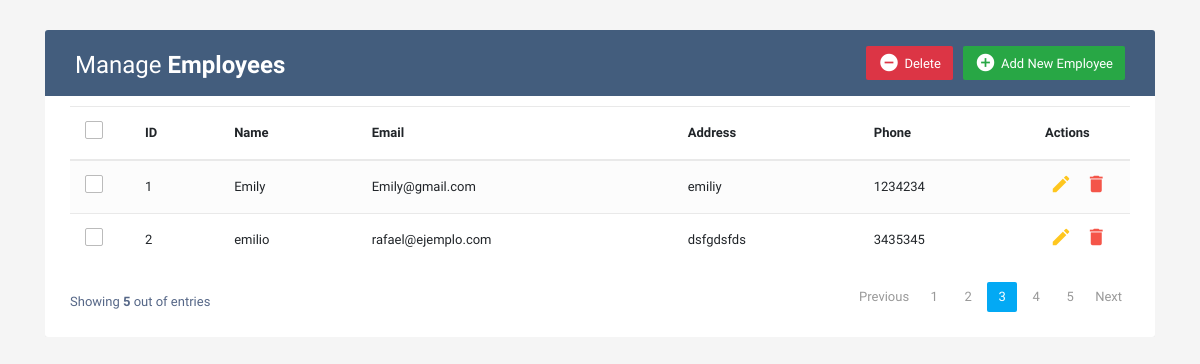
Before: / with the older database file.
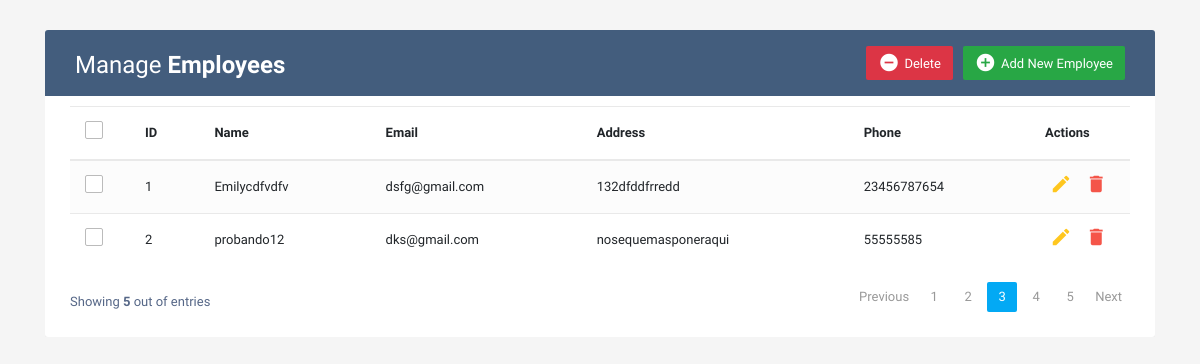
After: the same page with the newer database file.
### models.py (models this page shows, shortened)
class User(db.Model):
    _id = db.Column("id", db.Integer, primary_key = True, )
    name = db.Column(db.String(100))
    email = db.Column(db.String(100))
    address = db.Column(db.String(200))
    phone = db.Column(db.Integer)

### app.py (the view)
@app.route("/", methods=["POST", "GET"])
def home():
    all_data = User.query.all()
    return render_template("index.html", users = all_data)

### templates/index.html (shortened to what this page needs)
{% extends "base.html" %}
{% block data %}
{% for row in users %}
<tr>
    <td>
        <span class="custom-checkbox">
            <label for="checkbox1"></label>
        </span>
    </td>
    <td>{{row._id}}</td>
    <td>{{row.name}}</td>
    <td>{{row.email}}</td>
    <td>{{row.address}}</td>
    <td>{{row.phone}}</td>
    <td>
        <a href="#editEmployeeModal{{row._id}}" class="edit" data-toggle="modal"><i class="material-icons" data-toggle="tooltip" title="Edit">&#xE254;</i></a>
        <a href="#deleteEmployeeModal{{row._id}}" class="delete" data-toggle="modal"><i class="material-icons" data-toggle="tooltip" title="Delete">&#xE872;</i></a>
    </td>
</tr>
{% endfor %}
{% endblock %}

### templates/base.html (shortened to what this page needs)
<!DOCTYPE html>
<html lang="en">
<head>
<link rel="stylesheet" href="https://stackpath.bootstrapcdn.com/bootstrap/4.5.0/css/bootstrap.min.css">
<link rel="stylesheet" href="https://maxcdn.bootstrapcdn.com/font-awesome/4.7.0/css/font-awesome.min.css">
<link rel="stylesheet" href="/static/main.css">
</head>
<body>
<div class="container-xl">
	<div class="table-responsive">
		<div class="table-wrapper">
			<div class="table-title">
				<div class="row">
					<div class="col-sm-6">
						<h2>Manage <b>Employees</b></h2>
					</div>
					<div class="col-sm-6">
						<a href="#addEmployeeModal" class="btn btn-success" data-toggle="modal"><i class="material-icons">&#xE147;</i> <span>Add New Employee</span></a>
						<a href="#deleteEmployeeModal" class="btn btn-danger" data-toggle="modal"><i class="material-icons">&#xE15C;</i> <span>Delete</span></a>
					</div>
				</div>
			</div>
			<table class="table table-striped table-hover">
				<thead>
					<tr>
						<th>
							<span class="custom-checkbox">
								<label for="selectAll"></label>
							</span>
						</th>
						<th>ID</th>
						<th>Name</th>
						<th>Email</th>
						<th>Address</th>
						<th>Phone</th>
						<th>Actions</th>
					</tr>
				</thead>
				<tbody>
					{% block data %}
					{% endblock %}
				</tbody>
			</table>
			<div class="clearfix">
				<div class="hint-text">Showing <b>5</b> out of <b>{{total}}</b> entries</div>
				<ul class="pagination">
					<li class="page-item disabled"><a href="#">Previous</a></li>
					<li class="page-item"><a href="#" class="page-link">1</a></li>
					<li class="page-item"><a href="#" class="page-link">2</a></li>
					<li class="page-item active"><a href="#" class="page-link">3</a></li>
					<li class="page-item"><a href="#" class="page-link">4</a></li>
					<li class="page-item"><a href="#" class="page-link">5</a></li>
					<li class="page-item"><a href="#" class="page-link">Next</a></li>
				</ul>
			</div>
		</div>
	</div>
</div>
</body>
</html>

### static/main.css (style rules this page uses)
body { color: #566787; background: #f5f5f5; font-family: 'Varela Round', sans-serif; font-size: 13px; }
.table-responsive { margin: 30px 0; }
.table-wrapper { background: #fff; padding: 20px 25px; border-radius: 3px; min-width: 1000px; box-shadow: 0 1px 1px rgba(0,0,0,.05); }
.table-title { padding-bottom: 15px; background: #435d7d; color: #fff; padding: 16px 30px; min-width: 100%; margin: -20px -25px 10px; border-radius: 3px 3px 0 0; }
.table-title h2 { margin: 5px 0 0; font-size: 24px; }
.table-title .btn { color: #fff; float: right; font-size: 13px; border: none; min-width: 50px; border-radius: 2px; border: none; outline: none !important; margin-left: 10px; }
.table-title .btn i { float: left; font-size: 21px; margin-right: 5px; }
.table-title .btn span { float: left; margin-top: 2px; }
table.table tr th, table.table tr td { border-color: #e9e9e9; padding: 12px 15px; vertical-align: middle; }
table.table tr th:first-child { width: 60px; }
table.table tr th:last-child { width: 100px; }
table.table-striped tbody tr:nth-of-type(odd) { background-color: #fcfcfc; }
table.table td:last-child i { opacity: 0.9; font-size: 22px; margin: 0 5px; }
table.table td a { font-weight: bold; color: #566787; display: inline-block; text-decoration: none; outline: none !important; }
table.table td a.edit { color: #FFC107; }
table.table td a.delete { color: #F44336; }
table.table td i { font-size: 19px; }
.pagination { float: right; margin: 0 0 5px; }
.pagination li a { border: none; font-size: 13px; min-width: 30px; min-height: 30px; color: #999; margin: 0 2px; line-height: 30px; border-radius: 2px !important; text-align: center; padding: 0 6px; }
.pagination li.active a, .pagination li.active a.page-link { background: #03A9F4; }
.hint-text { float: left; margin-top: 10px; font-size: 13px; }
.custom-checkbox { position: relative; }
.custom-checkbox label:before { width: 18px; height: 18px; }
.custom-checkbox label:before { content: ''; margin-right: 10px; display: inline-block; vertical-align: text-top; background: white; border: 1px solid #bbb; border-radius: 2px; box-sizing: border-box; z-index: 2; }

Changed rows visible on the page:
changed User id 1: name "Emily" → "Emilycdfvdfv"; email "Emily@gmail.com" → "dsfg@gmail.com"; address "emiliy" → "132dfddfrredd"; phone "1234234" → "23456787654"
changed User id 2: name "emilio" → "probando12"; email "rafael@ejemplo.com" → "dks@gmail.com"; address "dsfgdsfds" → "nosequemasponeraqui"; phone "3435345" → "55555585"
